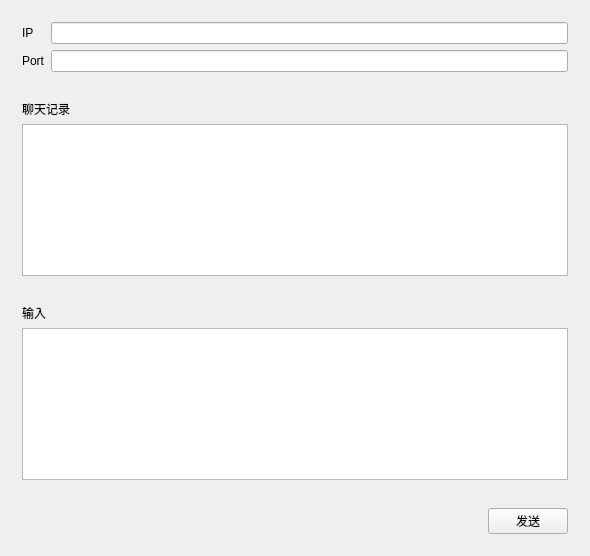
<?xml version="1.0" encoding="UTF-8"?>
<ui version="4.0">
 <class>Client</class>
 <widget class="QWidget" name="Client">
  <property name="geometry">
   <rect>
    <x>0</x>
    <y>0</y>
    <width>590</width>
    <height>556</height>
   </rect>
  </property>
  <property name="windowTitle">
   <string>Client</string>
  </property>
  <layout class="QVBoxLayout" name="verticalLayout_3">
   <item>
    <widget class="QWidget" name="widget" native="true">
     <layout class="QFormLayout" name="formLayout">
      <item row="0" column="0">
       <widget class="QLabel" name="label">
        <property name="text">
         <string>IP</string>
        </property>
       </widget>
      </item>
      <item row="0" column="1">
       <widget class="QLineEdit" name="sIP"/>
      </item>
      <item row="1" column="0">
       <widget class="QLabel" name="label_2">
        <property name="text">
         <string>Port</string>
        </property>
       </widget>
      </item>
      <item row="1" column="1">
       <widget class="QLineEdit" name="sPort"/>
      </item>
     </layout>
    </widget>
   </item>
   <item>
    <widget class="QWidget" name="widget_2" native="true">
     <layout class="QVBoxLayout" name="verticalLayout">
      <item>
       <widget class="QLabel" name="label_3">
        <property name="text">
         <string>聊天记录</string>
        </property>
       </widget>
      </item>
      <item>
       <widget class="QTextEdit" name="record"/>
      </item>
     </layout>
    </widget>
   </item>
   <item>
    <widget class="QWidget" name="widget_3" native="true">
     <layout class="QVBoxLayout" name="verticalLayout_2">
      <item>
       <widget class="QLabel" name="label_4">
        <property name="text">
         <string>输入</string>
        </property>
       </widget>
      </item>
      <item>
       <widget class="QTextEdit" name="msg"/>
      </item>
     </layout>
    </widget>
   </item>
   <item>
    <widget class="QWidget" name="widget_4" native="true">
     <layout class="QHBoxLayout" name="horizontalLayout">
      <item>
       <spacer name="horizontalSpacer">
        <property name="orientation">
         <enum>Qt::Horizontal</enum>
        </property>
        <property name="sizeHint" stdset="0">
         <size>
          <width>90</width>
          <height>20</height>
         </size>
        </property>
       </spacer>
      </item>
      <item>
       <widget class="QPushButton" name="send">
        <property name="text">
         <string>发送</string>
        </property>
       </widget>
      </item>
     </layout>
    </widget>
   </item>
  </layout>
 </widget>
 <layoutdefault spacing="6" margin="11"/>
 <resources/>
 <connections/>
</ui>
